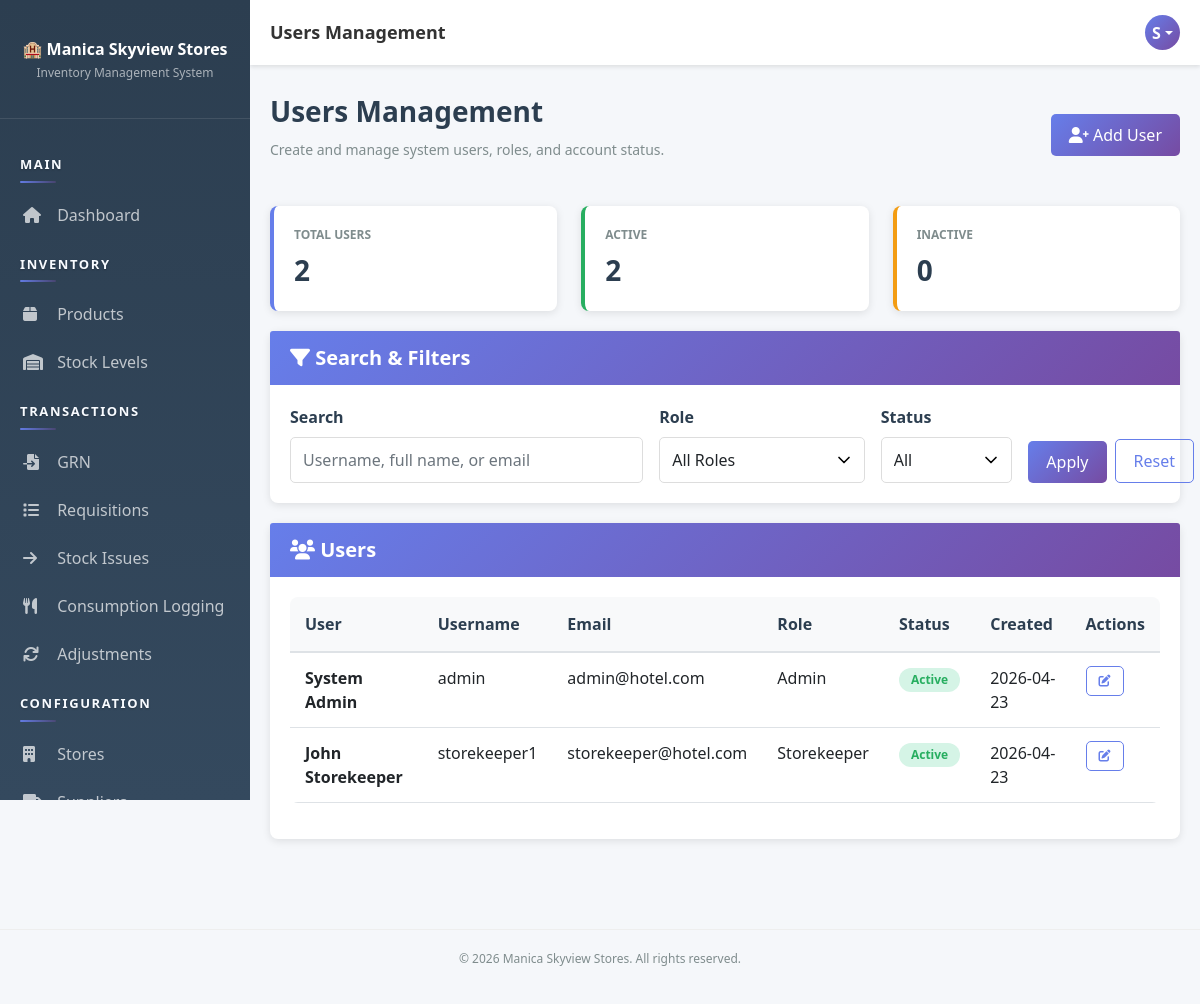
/pages/users/index.php (signed in), run on an earlier commit of the app's database.
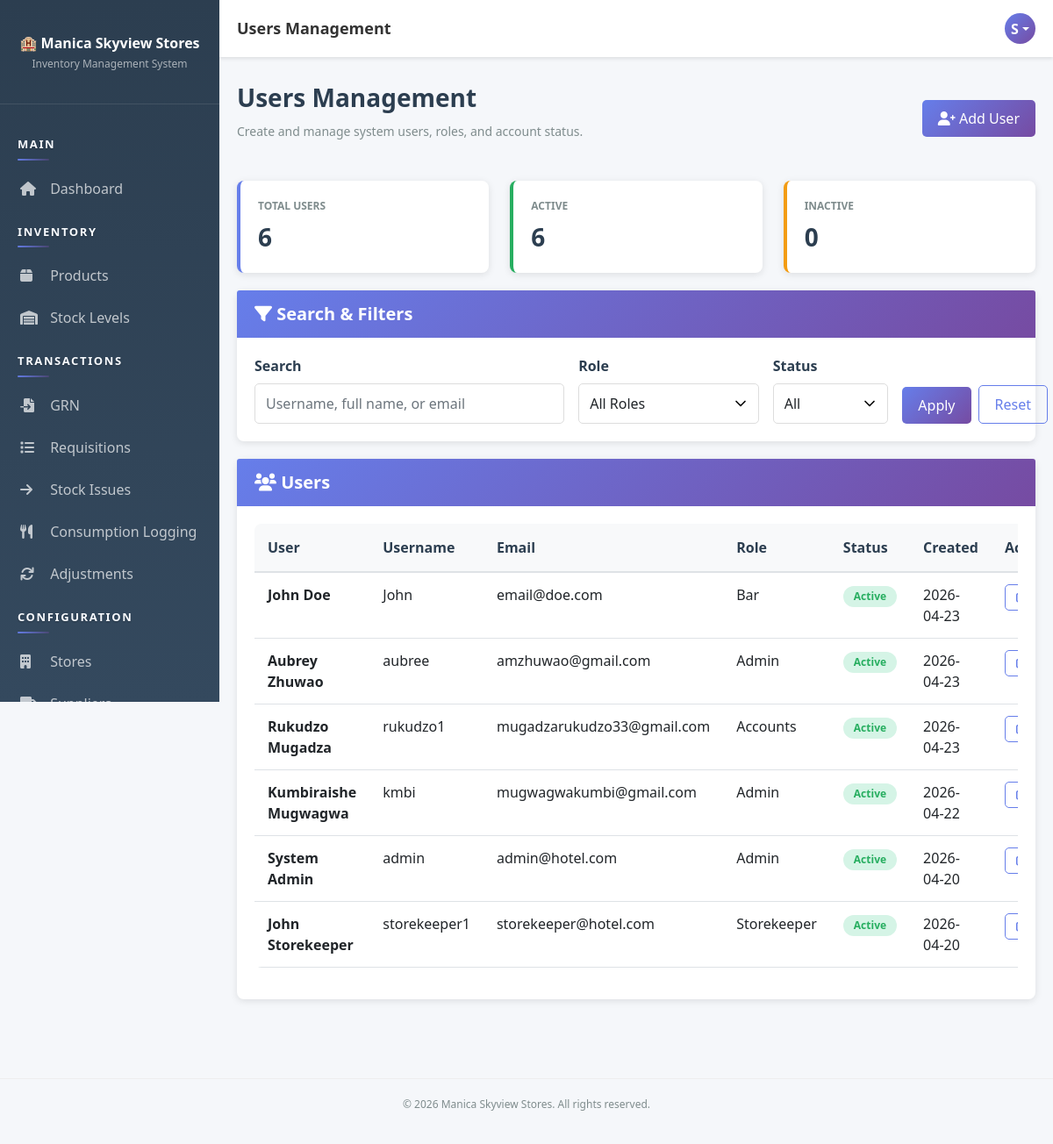
And on a later commit of the database.
### tables this page shows
CREATE TABLE `users` (
  `user_id` int(11) NOT NULL AUTO_INCREMENT,
  `username` varchar(50) NOT NULL,
  `email` varchar(100) NOT NULL,
  `password` varchar(255) NOT NULL,
  `full_name` varchar(100) NOT NULL,
  `role_id` int(11) NOT NULL,
  `status` enum('active','inactive') DEFAULT 'active',
  `created_at` timestamp NOT NULL DEFAULT current_timestamp(),
  `updated_at` timestamp NOT NULL DEFAULT current_timestamp() ON UPDATE current_timestamp(),
  PRIMARY KEY (`user_id`),
  UNIQUE KEY `username` (`username`),
  UNIQUE KEY `email` (`email`),
  KEY `role_id` (`role_id`),
  CONSTRAINT `users_ibfk_1` FOREIGN KEY (`role_id`) REFERENCES `roles` (`role_id`)
);

CREATE TABLE `roles` (
  `role_id` int(11) NOT NULL AUTO_INCREMENT,
  `role_name` varchar(50) NOT NULL,
  `description` text DEFAULT NULL,
  `created_at` timestamp NOT NULL DEFAULT current_timestamp(),
  PRIMARY KEY (`role_id`),
  UNIQUE KEY `role_name` (`role_name`)
);

### app/bootstrap.php (called while the page is built, shortened)
<?php
function autoload($class) {
    $paths = [
        __DIR__ . '/helpers/' . $class . '.php',
        __DIR__ . '/models/' . $class . '.php',
        __DIR__ . '/controllers/' . $class . '.php'
    ];
    foreach ($paths as $path) {
        if (file_exists($path)) {
            return;
        }
    }
}
function isAuthenticated() {
    $auth = new Auth();
    return $auth->isLoggedIn() && $auth->checkSessionTimeout();
}
function getCurrentUser() {
    if (isAuthenticated()) {
        $db = Database::getInstance()->getConnection();
        $userId = $_SESSION['user_id'];
        $sql = "SELECT u.*, r.role_name FROM users u
                JOIN roles r ON u.role_id = r.role_id
                WHERE u.user_id = ?";
        $stmt = $db->prepare($sql);
        $stmt->bind_param('i', $userId);
        $stmt->execute();
        return $stmt->get_result()->fetch_assoc();
    }
    return null;
}
function formatDate($date, $format = 'Y-m-d H:i:s') {
    return date($format, strtotime($date));
}
function getDefaultRolePermissions() {
    return [
        'Admin' => ['*'],
        'Storekeeper' => [
            'dashboard.view', 'products.*', 'stores.view', 'stores.create', 'stores.edit', 'departments.view', 'departments.create', 'departments.edit', 'categories.view', 'categories.create', 'categories.edit', 'suppliers.*', 'stock.view',
            'grn.*', 'requisition.view', 'requisition.create',
            'stock-issues.*', 'adjustments.view', 'adjustments.create', 'reports.view'
        ],
        'Manager' => [
            'dashboard.view', 'stores.view', 'stores.create', 'stores.edit', 'departments.view', 'departments.create', 'departments.edit', 'categories.view', 'categories.create', 'categories.edit', 'stock.view', 'grn.view', 'grn.verify',
            'requisition.view', 'requisition.approve', 'requisition.reject',
            'stock-issues.view', 'stock-issues.create', 'adjustments.view', 'adjustments.create', 'adjustments.approve', 'reports.view', 'audit.view', 'settings.view'
        ],
        'Accounts' => ['dashboard.view', 'stores.view', 'departments.view', 'categories.view', 'stock.view', 'adjustments.view', 'reports.view'],
        'Kitchen' => ['dashboard.view', 'stock.view', 'requisition.view', 'requisition.create'],
        'Bar' => ['dashboard.view', 'stock.view', 'requisition.view', 'requisition.create'],
        'Housekeeping' => ['dashboard.view', 'stock.view', 'requisition.view', 'requisition.create'],
        'Maintenance' => ['dashboard.view', 'stock.view', 'requisition.view', 'requisition.create']
    ];
}
function getRolePermissionOverrides() {
    $overrides = [];
    try {
        $db = Database::getInstance()->getConnection();
        $result = $db->query("SELECT role_name, permission, is_allowed FROM role_permission_overrides");
    } catch (Throwable $e) {
        if (APP_DEBUG) {
            error_log('Permission override read warning: ' . $e->getMessage());
        }
    }
    return $overrides;
}
function getRolePermissions() {
    $defaults = getDefaultRolePermissions();
    $overrides = getRolePermissionOverrides();
    foreach ($defaults as $role => $permissions) {
        $allow = $overrides[$role]['allow'] ?? [];
        $effective = array_values(array_unique(array_merge($permissions, $allow)));
        $defaults[$role] = $effective;
    }
    return $defaults;
}
function can($permission) {
    $user = getCurrentUser();
    $role = $user['role_name'] ?? '';
    $overrides = getRolePermissionOverrides();
    $denied = $overrides[$role]['deny'] ?? [];
    $parts = explode('.', $permission, 2);
    if (count($parts) === 2) {
        $moduleWildcard = $parts[0] . '.*';
    }
    $matrix = getRolePermissions();
    $granted = $matrix[$role] ?? [];
    if (in_array('*', $granted, true)) {
        return true;
    }
    return false;
}

### app/helpers/Database.php (called while the page is built, shortened)
<?php
class Database {
    private static $instance = null;
    private $connection = null;
    private function __construct() {
        try {
            $this->connection = new mysqli(DB_HOST, DB_USER, DB_PASS, DB_NAME);
            $this->connection->set_charset('utf8mb4');
        } catch (Exception $e) {
            die('Error: ' . $e->getMessage());
        }
    }
    public static function getInstance() {
        if (self::$instance === null) {
            self::$instance = new Database();
        }
        return self::$instance;
    }
    public function getConnection() {
        return $this->connection;
    }
}

### app/helpers/Auth.php (called while the page is built, shortened)
<?php
class Auth {
    public function __construct() {
        $this->db = Database::getInstance()->getConnection();
    }
    private function ensurePasswordResetTable() {
        $sql = "CREATE TABLE IF NOT EXISTS password_reset_tokens (
            token_id INT PRIMARY KEY AUTO_INCREMENT,
            user_id INT NOT NULL,
            token_hash VARCHAR(64) NOT NULL,
            expires_at DATETIME NOT NULL,
            used_at DATETIME NULL,
            created_at TIMESTAMP DEFAULT CURRENT_TIMESTAMP,
            FOREIGN KEY (user_id) REFERENCES users(user_id) ON DELETE CASCADE,
            INDEX idx_reset_token_hash (token_hash),
            INDEX idx_reset_token_user (user_id),
            INDEX idx_reset_token_expires (expires_at)
        )";
    }
    public function isLoggedIn() {
        return isset($_SESSION['user_id']);
    }
    public function checkSessionTimeout() {
        return true;
    }
}

### app/controllers/Controller.php (called while the page is built, shortened)
<?php
class Controller {
    protected $db;
    public function __construct() {
        $this->db = Database::getInstance()->getConnection();
        $this->loadCurrentUser();
    }
    protected function loadCurrentUser() {
        if (isset($_SESSION['user_id'])) {
            $sql = "SELECT u.*, r.role_name FROM users u
                    JOIN roles r ON u.role_id = r.role_id
                    WHERE u.user_id = ?";
            $stmt = $this->db->prepare($sql);
            $stmt->bind_param('i', $_SESSION['user_id']);
            $stmt->execute();
            $this->currentUser = $stmt->get_result()->fetch_assoc();
        }
    }
}

### app/controllers/UserController.php (called while the page is built, shortened)
<?php
class UserController extends Controller {
    public function __construct() {
        parent::__construct();
    }
    public function getUsers($filters = []) {
        $sql = "
            SELECT u.user_id, u.username, u.email, u.full_name, u.status, u.created_at, r.role_name
            FROM users u
            JOIN roles r ON u.role_id = r.role_id
            WHERE 1 = 1
        ";
        $types = '';
        $status = $filters['status'] ?? 'all';
        $sql .= " ORDER BY u.created_at DESC";
        $stmt = $this->db->prepare($sql);
        $stmt->execute();
        return $stmt->get_result()->fetch_all(MYSQLI_ASSOC);
    }
    public function getStats() {
        $stats = ['total' => 0, 'active' => 0, 'inactive' => 0];
        $result = $this->db->query("SELECT status, COUNT(*) AS c FROM users GROUP BY status");
        while ($row = $result->fetch_assoc()) {
            if ($row['status'] === 'active') {
                $stats['active'] = (int)$row['c'];
            }
            $stats['total'] += (int)$row['c'];
        }
        return $stats;
    }
}

### pages/users/index.php (the view, shortened to what the changed rows need)
<?php
require_once __DIR__ . '/../../app/bootstrap.php';
$controller = new UserController();
$filters = [
    'q' => trim($_GET['q'] ?? ''),
    'role_id' => $_GET['role_id'] ?? '',
    'status' => $_GET['status'] ?? 'all'
];
$users = $controller->getUsers($filters);
$stats = $controller->getStats();
include __DIR__ . '/../../app/views/layout-header.php';
?>
<div class="page-header d-flex justify-content-between align-items-center">
    <div>
        <h1>Users Management</h1>
    </div>
</div>
<div class="row">
    <div class="col-md-4">
        <div class="stat-card">
            <div class="stat-label">Total Users</div>
            <div class="stat-value"><?php echo (int)$stats['total']; ?></div>
        </div>
    </div>
    <div class="col-md-4">
        <div class="stat-card success">
            <div class="stat-label">Active</div>
            <div class="stat-value"><?php echo (int)$stats['active']; ?></div>
        </div>
    </div>
</div>
<div class="card">
    <div class="card-body">
        <?php if (!empty($users)): ?>
            <div class="table-responsive">
                <table class="table table-sm">
                    <thead>
                        <tr>
                            <th>User</th>
                            <th>Username</th>
                            <th>Email</th>
                            <th>Role</th>
                            <th>Status</th>
                            <th>Created</th>
                            <th>Actions</th>
                        </tr>
                    </thead>
                    <tbody>
                        <?php foreach ($users as $user): ?>
                            <tr>
                                <td><strong><?php echo htmlspecialchars($user['full_name']); ?></strong></td>
                                <td><?php echo htmlspecialchars($user['username']); ?></td>
                                <td><?php echo htmlspecialchars($user['email']); ?></td>
                                <td><?php echo htmlspecialchars($user['role_name']); ?></td>
                                <td>
                                    <span class="badge badge-<?php echo $user['status'] === 'active' ? 'success' : 'warning'; ?>">
                                        <?php echo htmlspecialchars(ucfirst($user['status'])); ?>
                                    </span>
                                </td>
                                <td><?php echo htmlspecialchars(formatDate($user['created_at'], 'Y-m-d')); ?></td>
                                <td>
                                    <?php if (can('users.edit')): ?>
                                        <a class="btn btn-sm btn-outline-primary" href="<?php echo SITE_URL; ?>pages/users/edit.php?id=<?php echo (int)$user['user_id']; ?>">
                                            <i class="fas fa-edit"></i>
                                        </a>
                                    <?php else: ?>
                                        <span class="text-muted">-</span>
                                    <?php endif; ?>
                                </td>
                            </tr>
                        <?php endforeach; ?>
                    </tbody>
                </table>
            </div>
        <?php else: ?>
            <div class="alert alert-info mb-0">No users found for the selected filters.</div>
        <?php endif; ?>
    </div>
</div>
<?php include __DIR__ . '/../../app/views/layout-footer.php'; ?>

### app/views/layout-header.php (shortened to what the changed rows need)
<!DOCTYPE html>
<html lang="en">
<head>
    <link href="https://cdn.jsdelivr.net/npm/bootstrap@5.1.3/dist/css/bootstrap.min.css" rel="stylesheet">
    <link rel="stylesheet" href="https://cdnjs.cloudflare.com/ajax/libs/font-awesome/6.0.0/css/all.min.css">
    <link href="<?php echo SITE_URL; ?>public/css/style.css" rel="stylesheet">
</head>
<body>
    <div class="topbar">
        <div class="topbar-right">
            <div class="user-profile dropdown">
                <div class="user-avatar dropdown-toggle" role="button" data-bs-toggle="dropdown" aria-expanded="false">
                    <?php
                    $user = getCurrentUser();
                    if ($user) {
                        echo strtoupper(substr($user['full_name'], 0, 1));
                    }
                    ?>
                </div>
            </div>
        </div>
    </div>
    <div class="main-content">

What changed in the data, as far as the page shows it:
changed users "System Admin": created_at "2026-04-23" → "2026-04-20"
added users: full_name "John Doe", username "John", email "email@doe.com", role.role_name "Bar", status "Active", created_at "2026-04-23"
added users: full_name "Aubrey Zhuwao", username "aubree", email "amzhuwao@gmail.com", role.role_name "Admin", status "Active", created_at "2026-04-23"
added users: full_name "Rukudzo Mugadza", username "rukudzo1", email "mugadzarukudzo33@gmail.com", role.role_name "Accounts", status "Active", created_at "2026-04-23"
added users: full_name "Kumbiraishe Mugwagwa", username "kmbi", email "mugwagwakumbi@gmail.com", role.role_name "Admin", status "Active", created_at "2026-04-22"
changed users "John Storekeeper": created_at "2026-04-23" → "2026-04-20"
Also different on the page:
$stats['total']: "2" → "6"
$stats['active']: "2" → "6"
